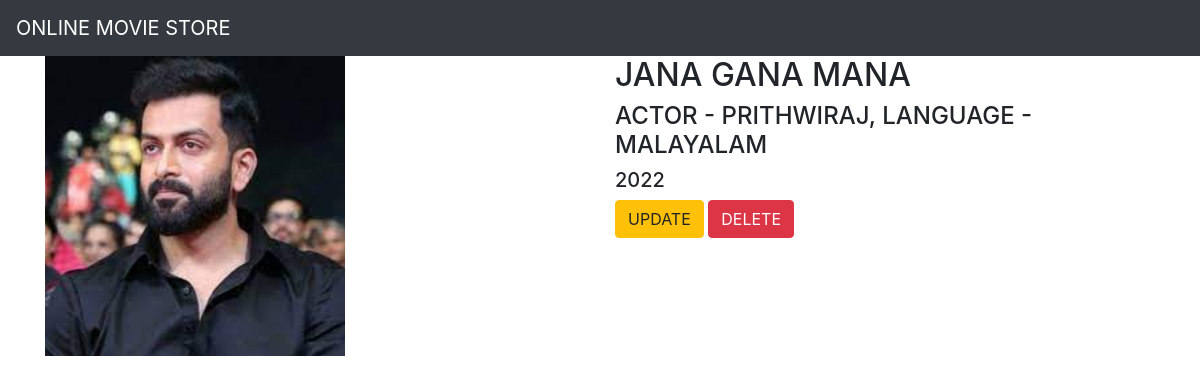
The app's page /movie/6/ with its own data.
### movie_app/models.py (models this page shows, shortened)
class Movie(models.Model):
    name = models.CharField(max_length=250)
    desc = models.TextField()
    year = models.IntegerField()
    img = models.ImageField(upload_to='pics')

### movie_app/views.py (the view)
# urls.py: path('movie/<int:movie_id>/', views.details, name='details'),
def details(request, movie_id):
    movie = Movie.objects.get(id=movie_id)
    return render(request, "details.html", {'movie': movie})

### templates/details.html
{% extends 'base.html' %}
{% block body %}
<div class="container">
    <div class="row">
        <div class="col-md-6">
            <img src="{{movie.img.url}}" width="300" height="300">
        </div>
        <div class="col-md-6">
            <h2>{{movie.name}}</h2>
            <h4>{{movie.desc}}</h4>
            <h5>{{movie.year}}</h5>
            <a class="btn btn-warning" href="{% url 'movie_app:update' movie.id %}">UPDATE</a>
            <a class="btn btn-danger" href="{% url 'movie_app:delete' movie.id %}">DELETE</a>
        </div>
    </div>
</div>
{% endblock %}

### records on screen
Movie: img (picture), name "JANA GANA MANA", desc "ACTOR - PRITHWIRAJ, LANGUAGE - MALAYALAM", year "2022"
